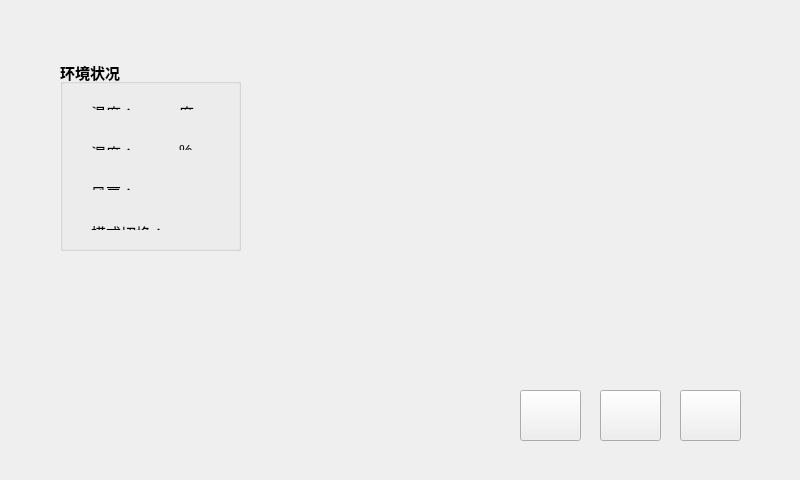
<?xml version="1.0" encoding="UTF-8"?>
<ui version="4.0">
 <class>Widget</class>
 <widget class="QWidget" name="Widget">
  <property name="geometry">
   <rect>
    <x>0</x>
    <y>0</y>
    <width>800</width>
    <height>480</height>
   </rect>
  </property>
  <property name="maximumSize">
   <size>
    <width>800</width>
    <height>480</height>
   </size>
  </property>
  <property name="windowTitle">
   <string>Widget</string>
  </property>
  <widget class="QGroupBox" name="groupBox">
   <property name="geometry">
    <rect>
     <x>60</x>
     <y>60</y>
     <width>181</width>
     <height>191</height>
    </rect>
   </property>
   <property name="font">
    <font>
     <pointsize>11</pointsize>
     <weight>75</weight>
     <bold>true</bold>
    </font>
   </property>
   <property name="title">
    <string>环境状况</string>
   </property>
   <widget class="QWidget" name="layoutWidget">
    <property name="geometry">
     <rect>
      <x>20</x>
      <y>30</y>
      <width>141</width>
      <height>31</height>
     </rect>
    </property>
    <layout class="QHBoxLayout" name="horizontalLayout">
     <item>
      <widget class="QLabel" name="label">
       <property name="text">
        <string>&lt;!DOCTYPE HTML PUBLIC &quot;-//W3C//DTD HTML 4.0//EN&quot; &quot;http://www.w3.org/TR/REC-html40/strict.dtd&quot;&gt;
&lt;html&gt;&lt;head&gt;&lt;meta name=&quot;qrichtext&quot; content=&quot;1&quot; /&gt;&lt;style type=&quot;text/css&quot;&gt;
p, li { white-space: pre-wrap; }
&lt;/style&gt;&lt;/head&gt;&lt;body style=&quot; font-family:'SimSun'; font-size:11pt; font-weight:600; font-style:normal;&quot;&gt;
&lt;p style=&quot; margin-top:0px; margin-bottom:0px; margin-left:0px; margin-right:0px; -qt-block-indent:0; text-indent:0px;&quot;&gt;&lt;span style=&quot; font-family:'宋体'; font-weight:400;&quot;&gt;温度：&lt;/span&gt;&lt;/p&gt;&lt;/body&gt;&lt;/html&gt;</string>
       </property>
      </widget>
     </item>
     <item>
      <widget class="QLabel" name="tempLabel">
       <property name="text">
        <string>&lt;!DOCTYPE HTML PUBLIC &quot;-//W3C//DTD HTML 4.0//EN&quot; &quot;http://www.w3.org/TR/REC-html40/strict.dtd&quot;&gt;
&lt;html&gt;&lt;head&gt;&lt;meta name=&quot;qrichtext&quot; content=&quot;1&quot; /&gt;&lt;style type=&quot;text/css&quot;&gt;
p, li { white-space: pre-wrap; }
&lt;/style&gt;&lt;/head&gt;&lt;body style=&quot; font-family:'SimSun'; font-size:9pt; font-weight:400; font-style:normal;&quot;&gt;
&lt;p style=&quot;-qt-paragraph-type:empty; margin-top:0px; margin-bottom:0px; margin-left:0px; margin-right:0px; -qt-block-indent:0; text-indent:0px; font-family:'宋体';&quot;&gt;&lt;/p&gt;&lt;/body&gt;&lt;/html&gt;</string>
       </property>
      </widget>
     </item>
     <item>
      <widget class="QLabel" name="label_3">
       <property name="text">
        <string>&lt;!DOCTYPE HTML PUBLIC &quot;-//W3C//DTD HTML 4.0//EN&quot; &quot;http://www.w3.org/TR/REC-html40/strict.dtd&quot;&gt;
&lt;html&gt;&lt;head&gt;&lt;meta name=&quot;qrichtext&quot; content=&quot;1&quot; /&gt;&lt;style type=&quot;text/css&quot;&gt;
p, li { white-space: pre-wrap; }
&lt;/style&gt;&lt;/head&gt;&lt;body style=&quot; font-family:'SimSun'; font-size:11pt; font-weight:600; font-style:normal;&quot;&gt;
&lt;p style=&quot; margin-top:0px; margin-bottom:0px; margin-left:0px; margin-right:0px; -qt-block-indent:0; text-indent:0px;&quot;&gt;&lt;span style=&quot; font-family:'宋体'; font-weight:400;&quot;&gt;度&lt;/span&gt;&lt;/p&gt;&lt;/body&gt;&lt;/html&gt;</string>
       </property>
      </widget>
     </item>
    </layout>
   </widget>
   <widget class="QWidget" name="layoutWidget_2">
    <property name="geometry">
     <rect>
      <x>20</x>
      <y>110</y>
      <width>141</width>
      <height>31</height>
     </rect>
    </property>
    <layout class="QHBoxLayout" name="horizontalLayout_3">
     <item>
      <widget class="QLabel" name="label_6">
       <property name="text">
        <string>&lt;!DOCTYPE HTML PUBLIC &quot;-//W3C//DTD HTML 4.0//EN&quot; &quot;http://www.w3.org/TR/REC-html40/strict.dtd&quot;&gt;
&lt;html&gt;&lt;head&gt;&lt;meta name=&quot;qrichtext&quot; content=&quot;1&quot; /&gt;&lt;style type=&quot;text/css&quot;&gt;
p, li { white-space: pre-wrap; }
&lt;/style&gt;&lt;/head&gt;&lt;body style=&quot; font-family:'SimSun'; font-size:11pt; font-weight:600; font-style:normal;&quot;&gt;
&lt;p style=&quot; margin-top:0px; margin-bottom:0px; margin-left:0px; margin-right:0px; -qt-block-indent:0; text-indent:0px;&quot;&gt;&lt;span style=&quot; font-family:'宋体'; font-weight:400;&quot;&gt;风扇：&lt;/span&gt;&lt;/p&gt;&lt;/body&gt;&lt;/html&gt;</string>
       </property>
      </widget>
     </item>
     <item>
      <widget class="QLabel" name="manLabel">
       <property name="text">
        <string>&lt;!DOCTYPE HTML PUBLIC &quot;-//W3C//DTD HTML 4.0//EN&quot; &quot;http://www.w3.org/TR/REC-html40/strict.dtd&quot;&gt;
&lt;html&gt;&lt;head&gt;&lt;meta name=&quot;qrichtext&quot; content=&quot;1&quot; /&gt;&lt;style type=&quot;text/css&quot;&gt;
p, li { white-space: pre-wrap; }
&lt;/style&gt;&lt;/head&gt;&lt;body style=&quot; font-family:'SimSun'; font-size:9pt; font-weight:400; font-style:normal;&quot;&gt;
&lt;p style=&quot;-qt-paragraph-type:empty; margin-top:0px; margin-bottom:0px; margin-left:0px; margin-right:0px; -qt-block-indent:0; text-indent:0px; font-family:'宋体';&quot;&gt;&lt;/p&gt;&lt;/body&gt;&lt;/html&gt;</string>
       </property>
      </widget>
     </item>
    </layout>
   </widget>
   <widget class="QWidget" name="layoutWidget_3">
    <property name="geometry">
     <rect>
      <x>20</x>
      <y>150</y>
      <width>131</width>
      <height>31</height>
     </rect>
    </property>
    <layout class="QHBoxLayout" name="horizontalLayout_4">
     <item>
      <widget class="QLabel" name="label_8">
       <property name="text">
        <string>&lt;!DOCTYPE HTML PUBLIC &quot;-//W3C//DTD HTML 4.0//EN&quot; &quot;http://www.w3.org/TR/REC-html40/strict.dtd&quot;&gt;
&lt;html&gt;&lt;head&gt;&lt;meta name=&quot;qrichtext&quot; content=&quot;1&quot; /&gt;&lt;style type=&quot;text/css&quot;&gt;
p, li { white-space: pre-wrap; }
&lt;/style&gt;&lt;/head&gt;&lt;body style=&quot; font-family:'SimSun'; font-size:11pt; font-weight:600; font-style:normal;&quot;&gt;
&lt;p style=&quot; margin-top:0px; margin-bottom:0px; margin-left:0px; margin-right:0px; -qt-block-indent:0; text-indent:0px;&quot;&gt;&lt;span style=&quot; font-family:'宋体'; font-weight:400;&quot;&gt;模式切换：&lt;/span&gt;&lt;/p&gt;&lt;/body&gt;&lt;/html&gt;</string>
       </property>
      </widget>
     </item>
    </layout>
   </widget>
   <widget class="QWidget" name="layoutWidget_4">
    <property name="geometry">
     <rect>
      <x>20</x>
      <y>70</y>
      <width>141</width>
      <height>31</height>
     </rect>
    </property>
    <layout class="QHBoxLayout" name="horizontalLayout_2">
     <item>
      <widget class="QLabel" name="label_4">
       <property name="text">
        <string>&lt;!DOCTYPE HTML PUBLIC &quot;-//W3C//DTD HTML 4.0//EN&quot; &quot;http://www.w3.org/TR/REC-html40/strict.dtd&quot;&gt;
&lt;html&gt;&lt;head&gt;&lt;meta name=&quot;qrichtext&quot; content=&quot;1&quot; /&gt;&lt;style type=&quot;text/css&quot;&gt;
p, li { white-space: pre-wrap; }
&lt;/style&gt;&lt;/head&gt;&lt;body style=&quot; font-family:'SimSun'; font-size:11pt; font-weight:600; font-style:normal;&quot;&gt;
&lt;p style=&quot; margin-top:0px; margin-bottom:0px; margin-left:0px; margin-right:0px; -qt-block-indent:0; text-indent:0px;&quot;&gt;&lt;span style=&quot; font-family:'宋体'; font-weight:400;&quot;&gt;湿度：&lt;/span&gt;&lt;/p&gt;&lt;/body&gt;&lt;/html&gt;</string>
       </property>
      </widget>
     </item>
     <item>
      <widget class="QLabel" name="humLabel">
       <property name="text">
        <string>&lt;!DOCTYPE HTML PUBLIC &quot;-//W3C//DTD HTML 4.0//EN&quot; &quot;http://www.w3.org/TR/REC-html40/strict.dtd&quot;&gt;
&lt;html&gt;&lt;head&gt;&lt;meta name=&quot;qrichtext&quot; content=&quot;1&quot; /&gt;&lt;style type=&quot;text/css&quot;&gt;
p, li { white-space: pre-wrap; }
&lt;/style&gt;&lt;/head&gt;&lt;body style=&quot; font-family:'SimSun'; font-size:9pt; font-weight:400; font-style:normal;&quot;&gt;
&lt;p style=&quot;-qt-paragraph-type:empty; margin-top:0px; margin-bottom:0px; margin-left:0px; margin-right:0px; -qt-block-indent:0; text-indent:0px; font-family:'宋体';&quot;&gt;&lt;/p&gt;&lt;/body&gt;&lt;/html&gt;</string>
       </property>
      </widget>
     </item>
     <item>
      <widget class="QLabel" name="label_2">
       <property name="text">
        <string>&lt;!DOCTYPE HTML PUBLIC &quot;-//W3C//DTD HTML 4.0//EN&quot; &quot;http://www.w3.org/TR/REC-html40/strict.dtd&quot;&gt;
&lt;html&gt;&lt;head&gt;&lt;meta name=&quot;qrichtext&quot; content=&quot;1&quot; /&gt;&lt;style type=&quot;text/css&quot;&gt;
p, li { white-space: pre-wrap; }
&lt;/style&gt;&lt;/head&gt;&lt;body style=&quot; font-family:'SimSun'; font-size:11pt; font-weight:600; font-style:normal;&quot;&gt;
&lt;p style=&quot; margin-top:0px; margin-bottom:0px; margin-left:0px; margin-right:0px; -qt-block-indent:0; text-indent:0px;&quot;&gt;&lt;span style=&quot; font-family:'宋体'; font-weight:400;&quot;&gt;%&lt;/span&gt;&lt;/p&gt;&lt;/body&gt;&lt;/html&gt;</string>
       </property>
      </widget>
     </item>
    </layout>
   </widget>
  </widget>
  <widget class="QPushButton" name="navButton">
   <property name="geometry">
    <rect>
     <x>600</x>
     <y>390</y>
     <width>61</width>
     <height>51</height>
    </rect>
   </property>
   <property name="text">
    <string/>
   </property>
  </widget>
  <widget class="QPushButton" name="startButton">
   <property name="geometry">
    <rect>
     <x>680</x>
     <y>390</y>
     <width>61</width>
     <height>51</height>
    </rect>
   </property>
   <property name="text">
    <string/>
   </property>
  </widget>
  <widget class="QPushButton" name="setButton">
   <property name="geometry">
    <rect>
     <x>520</x>
     <y>390</y>
     <width>61</width>
     <height>51</height>
    </rect>
   </property>
   <property name="text">
    <string/>
   </property>
  </widget>
 </widget>
 <layoutdefault spacing="6" margin="11"/>
 <resources/>
 <connections/>
</ui>
